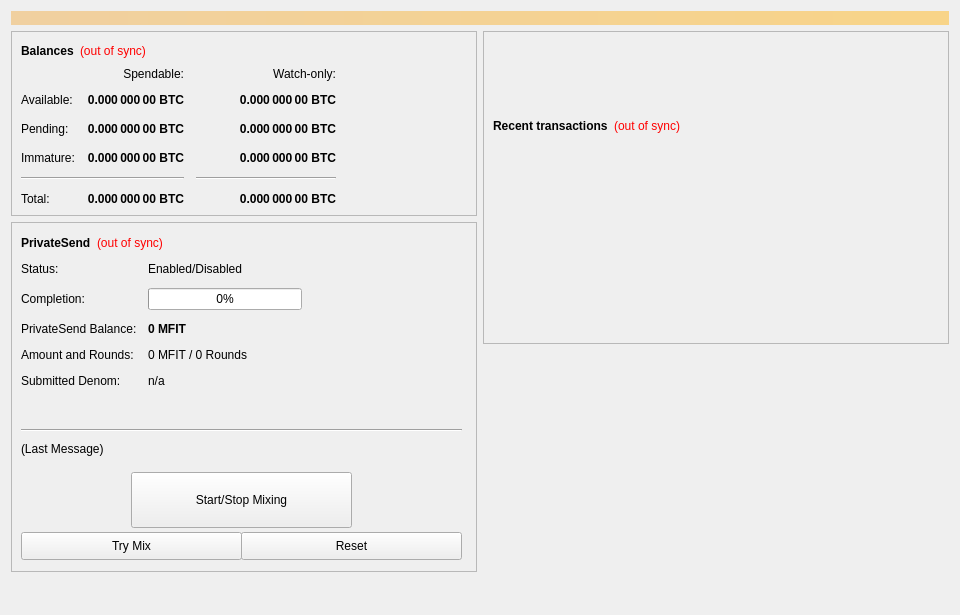
<?xml version="1.0" encoding="UTF-8"?>
<ui version="4.0">
 <class>OverviewPage</class>
 <widget class="QWidget" name="OverviewPage">
  <property name="geometry">
   <rect>
    <x>0</x>
    <y>0</y>
    <width>960</width>
    <height>615</height>
   </rect>
  </property>
  <property name="minimumSize">
   <size>
    <width>960</width>
    <height>0</height>
   </size>
  </property>
  <property name="windowTitle">
   <string>Form</string>
  </property>
  <layout class="QVBoxLayout" name="topLayout">
   <item>
    <widget class="QLabel" name="labelAlerts">
     <property name="visible">
      <bool>false</bool>
     </property>
     <property name="styleSheet">
      <string notr="true">background-color: qlineargradient(x1: 0, y1: 0, x2: 1, y2: 0, stop:0 #F0D0A0, stop:1 #F8D488); color:#000000;</string>
     </property>
     <property name="wordWrap">
      <bool>true</bool>
     </property>
     <property name="margin">
      <number>3</number>
     </property>
    </widget>
   </item>
   <item>
    <layout class="QHBoxLayout" name="horizontalLayout" stretch="1,1">
     <item>
      <layout class="QVBoxLayout" name="verticalLayout_2">
       <item>
        <widget class="QFrame" name="frame">
         <property name="frameShape">
          <enum>QFrame::StyledPanel</enum>
         </property>
         <property name="frameShadow">
          <enum>QFrame::Raised</enum>
         </property>
         <layout class="QVBoxLayout" name="verticalLayout_4">
          <item>
           <layout class="QHBoxLayout" name="horizontalLayout_4">
            <item>
             <widget class="QLabel" name="label_5">
              <property name="font">
               <font>
                <weight>75</weight>
                <bold>true</bold>
               </font>
              </property>
              <property name="text">
               <string>Balances</string>
              </property>
             </widget>
            </item>
            <item>
             <widget class="QLabel" name="labelWalletStatus">
              <property name="cursor">
               <cursorShape>WhatsThisCursor</cursorShape>
              </property>
              <property name="toolTip">
               <string>The displayed information may be out of date. Your wallet automatically synchronizes with the Mfit network after a connection is established, but this process has not completed yet.</string>
              </property>
              <property name="styleSheet">
               <string notr="true">QLabel { color: red; }</string>
              </property>
              <property name="text">
               <string notr="true">(out of sync)</string>
              </property>
              <property name="alignment">
               <set>Qt::AlignLeading|Qt::AlignLeft|Qt::AlignVCenter</set>
              </property>
             </widget>
            </item>
            <item>
             <spacer name="horizontalSpacer_3">
              <property name="orientation">
               <enum>Qt::Horizontal</enum>
              </property>
              <property name="sizeHint" stdset="0">
               <size>
                <width>40</width>
                <height>20</height>
               </size>
              </property>
             </spacer>
            </item>
           </layout>
          </item>
          <item>
           <layout class="QGridLayout" name="gridLayout">
            <property name="spacing">
             <number>12</number>
            </property>
            <item row="2" column="2">
             <widget class="QLabel" name="labelWatchPending">
              <property name="font">
               <font>
                <weight>75</weight>
                <bold>true</bold>
               </font>
              </property>
              <property name="cursor">
               <cursorShape>IBeamCursor</cursorShape>
              </property>
              <property name="toolTip">
               <string>Unconfirmed transactions to watch-only addresses</string>
              </property>
              <property name="text">
               <string notr="true">0.000 000 00 BTC</string>
              </property>
              <property name="alignment">
               <set>Qt::AlignRight|Qt::AlignTrailing|Qt::AlignVCenter</set>
              </property>
              <property name="textInteractionFlags">
               <set>Qt::LinksAccessibleByMouse|Qt::TextSelectableByKeyboard|Qt::TextSelectableByMouse</set>
              </property>
             </widget>
            </item>
            <item row="2" column="1">
             <widget class="QLabel" name="labelUnconfirmed">
              <property name="font">
               <font>
                <weight>75</weight>
                <bold>true</bold>
               </font>
              </property>
              <property name="cursor">
               <cursorShape>IBeamCursor</cursorShape>
              </property>
              <property name="toolTip">
               <string>Total of transactions that have yet to be confirmed, and do not yet count toward the spendable balance</string>
              </property>
              <property name="text">
               <string notr="true">0.000 000 00 BTC</string>
              </property>
              <property name="alignment">
               <set>Qt::AlignRight|Qt::AlignTrailing|Qt::AlignVCenter</set>
              </property>
              <property name="textInteractionFlags">
               <set>Qt::LinksAccessibleByMouse|Qt::TextSelectableByKeyboard|Qt::TextSelectableByMouse</set>
              </property>
             </widget>
            </item>
            <item row="3" column="2">
             <widget class="QLabel" name="labelWatchImmature">
              <property name="font">
               <font>
                <weight>75</weight>
                <bold>true</bold>
               </font>
              </property>
              <property name="cursor">
               <cursorShape>IBeamCursor</cursorShape>
              </property>
              <property name="toolTip">
               <string>Staked or masternode rewards in watch-only addresses that has not yet matured</string>
              </property>
              <property name="text">
               <string notr="true">0.000 000 00 BTC</string>
              </property>
              <property name="alignment">
               <set>Qt::AlignRight|Qt::AlignTrailing|Qt::AlignVCenter</set>
              </property>
              <property name="textInteractionFlags">
               <set>Qt::LinksAccessibleByMouse|Qt::TextSelectableByKeyboard|Qt::TextSelectableByMouse</set>
              </property>
             </widget>
            </item>
            <item row="4" column="0" colspan="2">
             <widget class="Line" name="lineSpendableBalance">
              <property name="orientation">
               <enum>Qt::Horizontal</enum>
              </property>
             </widget>
            </item>
            <item row="4" column="2">
             <widget class="Line" name="lineWatchBalance">
              <property name="sizePolicy">
               <sizepolicy hsizetype="Preferred" vsizetype="Fixed">
                <horstretch>0</horstretch>
                <verstretch>0</verstretch>
               </sizepolicy>
              </property>
              <property name="minimumSize">
               <size>
                <width>140</width>
                <height>0</height>
               </size>
              </property>
              <property name="orientation">
               <enum>Qt::Horizontal</enum>
              </property>
             </widget>
            </item>
            <item row="5" column="0">
             <widget class="QLabel" name="labelTotalText">
              <property name="text">
               <string>Total:</string>
              </property>
             </widget>
            </item>
            <item row="3" column="1">
             <widget class="QLabel" name="labelImmature">
              <property name="font">
               <font>
                <weight>75</weight>
                <bold>true</bold>
               </font>
              </property>
              <property name="cursor">
               <cursorShape>IBeamCursor</cursorShape>
              </property>
              <property name="toolTip">
               <string>Staked or masternode rewards that has not yet matured</string>
              </property>
              <property name="text">
               <string notr="true">0.000 000 00 BTC</string>
              </property>
              <property name="alignment">
               <set>Qt::AlignRight|Qt::AlignTrailing|Qt::AlignVCenter</set>
              </property>
              <property name="textInteractionFlags">
               <set>Qt::LinksAccessibleByMouse|Qt::TextSelectableByKeyboard|Qt::TextSelectableByMouse</set>
              </property>
             </widget>
            </item>
            <item row="2" column="3">
             <spacer name="horizontalSpacer_2">
              <property name="orientation">
               <enum>Qt::Horizontal</enum>
              </property>
              <property name="sizeHint" stdset="0">
               <size>
                <width>40</width>
                <height>20</height>
               </size>
              </property>
             </spacer>
            </item>
            <item row="3" column="0">
             <widget class="QLabel" name="labelImmatureText">
              <property name="text">
               <string>Immature:</string>
              </property>
             </widget>
            </item>
            <item row="5" column="1">
             <widget class="QLabel" name="labelTotal">
              <property name="font">
               <font>
                <weight>75</weight>
                <bold>true</bold>
               </font>
              </property>
              <property name="cursor">
               <cursorShape>IBeamCursor</cursorShape>
              </property>
              <property name="toolTip">
               <string>Your current total balance</string>
              </property>
              <property name="text">
               <string notr="true">0.000 000 00 BTC</string>
              </property>
              <property name="alignment">
               <set>Qt::AlignRight|Qt::AlignTrailing|Qt::AlignVCenter</set>
              </property>
              <property name="textInteractionFlags">
               <set>Qt::LinksAccessibleByMouse|Qt::TextSelectableByKeyboard|Qt::TextSelectableByMouse</set>
              </property>
             </widget>
            </item>
            <item row="5" column="2">
             <widget class="QLabel" name="labelWatchTotal">
              <property name="font">
               <font>
                <weight>75</weight>
                <bold>true</bold>
               </font>
              </property>
              <property name="cursor">
               <cursorShape>IBeamCursor</cursorShape>
              </property>
              <property name="toolTip">
               <string>Current total balance in watch-only addresses</string>
              </property>
              <property name="text">
               <string notr="true">0.000 000 00 BTC</string>
              </property>
              <property name="alignment">
               <set>Qt::AlignRight|Qt::AlignTrailing|Qt::AlignVCenter</set>
              </property>
              <property name="textInteractionFlags">
               <set>Qt::LinksAccessibleByMouse|Qt::TextSelectableByKeyboard|Qt::TextSelectableByMouse</set>
              </property>
             </widget>
            </item>
            <item row="0" column="2">
             <widget class="QLabel" name="labelWatchonly">
              <property name="text">
               <string>Watch-only:</string>
              </property>
              <property name="alignment">
               <set>Qt::AlignRight|Qt::AlignTrailing|Qt::AlignVCenter</set>
              </property>
             </widget>
            </item>
            <item row="1" column="0">
             <widget class="QLabel" name="labelBalanceText">
              <property name="text">
               <string>Available:</string>
              </property>
             </widget>
            </item>
            <item row="1" column="1">
             <widget class="QLabel" name="labelBalance">
              <property name="font">
               <font>
                <weight>75</weight>
                <bold>true</bold>
               </font>
              </property>
              <property name="cursor">
               <cursorShape>IBeamCursor</cursorShape>
              </property>
              <property name="toolTip">
               <string>Your current spendable balance</string>
              </property>
              <property name="text">
               <string notr="true">0.000 000 00 BTC</string>
              </property>
              <property name="alignment">
               <set>Qt::AlignRight|Qt::AlignTrailing|Qt::AlignVCenter</set>
              </property>
              <property name="textInteractionFlags">
               <set>Qt::LinksAccessibleByMouse|Qt::TextSelectableByKeyboard|Qt::TextSelectableByMouse</set>
              </property>
             </widget>
            </item>
            <item row="1" column="2">
             <widget class="QLabel" name="labelWatchAvailable">
              <property name="font">
               <font>
                <weight>75</weight>
                <bold>true</bold>
               </font>
              </property>
              <property name="cursor">
               <cursorShape>IBeamCursor</cursorShape>
              </property>
              <property name="toolTip">
               <string>Your current balance in watch-only addresses</string>
              </property>
              <property name="text">
               <string notr="true">0.000 000 00 BTC</string>
              </property>
              <property name="alignment">
               <set>Qt::AlignRight|Qt::AlignTrailing|Qt::AlignVCenter</set>
              </property>
              <property name="textInteractionFlags">
               <set>Qt::LinksAccessibleByMouse|Qt::TextSelectableByKeyboard|Qt::TextSelectableByMouse</set>
              </property>
             </widget>
            </item>
            <item row="2" column="0">
             <widget class="QLabel" name="labelPendingText">
              <property name="text">
               <string>Pending:</string>
              </property>
             </widget>
            </item>
            <item row="0" column="1">
             <widget class="QLabel" name="labelSpendable">
              <property name="text">
               <string>Spendable:</string>
              </property>
              <property name="alignment">
               <set>Qt::AlignRight|Qt::AlignTrailing|Qt::AlignVCenter</set>
              </property>
             </widget>
            </item>
           </layout>
          </item>
         </layout>
        </widget>
       </item>
       <item>
        <widget class="QFrame" name="framePrivateSend">
         <property name="minimumSize">
          <size>
           <width>0</width>
           <height>350</height>
          </size>
         </property>
         <property name="layoutDirection">
          <enum>Qt::LeftToRight</enum>
         </property>
         <property name="frameShape">
          <enum>QFrame::StyledPanel</enum>
         </property>
         <property name="frameShadow">
          <enum>QFrame::Raised</enum>
         </property>
         <widget class="QWidget" name="formLayoutWidget">
          <property name="geometry">
           <rect>
            <x>10</x>
            <y>40</y>
            <width>451</width>
            <height>161</height>
           </rect>
          </property>
          <layout class="QFormLayout" name="formLayout">
           <property name="fieldGrowthPolicy">
            <enum>QFormLayout::AllNonFixedFieldsGrow</enum>
           </property>
           <property name="horizontalSpacing">
            <number>11</number>
           </property>
           <property name="verticalSpacing">
            <number>12</number>
           </property>
           <item row="0" column="0">
            <widget class="QLabel" name="label_6">
             <property name="text">
              <string>Status:</string>
             </property>
            </widget>
           </item>
           <item row="1" column="0">
            <widget class="QLabel" name="label_7">
             <property name="text">
              <string>Completion:</string>
             </property>
            </widget>
           </item>
           <item row="1" column="1">
            <widget class="QProgressBar" name="privatesendProgress">
             <property name="maximumSize">
              <size>
               <width>154</width>
               <height>16777215</height>
              </size>
             </property>
             <property name="value">
              <number>0</number>
             </property>
            </widget>
           </item>
           <item row="2" column="0">
            <widget class="QLabel" name="labelAnonymizedText">
             <property name="text">
              <string>PrivateSend Balance:</string>
             </property>
            </widget>
           </item>
           <item row="2" column="1">
            <widget class="QLabel" name="labelAnonymized">
             <property name="font">
              <font>
               <weight>75</weight>
               <bold>true</bold>
              </font>
             </property>
             <property name="text">
              <string notr="true">0 MFIT</string>
             </property>
            </widget>
           </item>
           <item row="3" column="0">
            <widget class="QLabel" name="label_8">
             <property name="text">
              <string>Amount and Rounds:</string>
             </property>
            </widget>
           </item>
           <item row="3" column="1">
            <widget class="QLabel" name="labelAmountRounds">
             <property name="text">
              <string>0 MFIT / 0 Rounds</string>
             </property>
            </widget>
           </item>
           <item row="4" column="0">
            <widget class="QLabel" name="label_9">
             <property name="text">
              <string>Submitted Denom:</string>
             </property>
            </widget>
           </item>
           <item row="4" column="1">
            <widget class="QLabel" name="labelSubmittedDenom">
             <property name="toolTip">
              <string>The denominations you submitted to the Masternode.&lt;br&gt;To mix, other users must submit the exact same denominations.</string>
             </property>
             <property name="text">
              <string>n/a</string>
             </property>
            </widget>
           </item>
           <item row="0" column="1">
            <widget class="QLabel" name="privatesendEnabled">
             <property name="text">
              <string>Enabled/Disabled</string>
             </property>
            </widget>
           </item>
          </layout>
         </widget>
         <widget class="QPushButton" name="runAutoDenom">
          <property name="geometry">
           <rect>
            <x>251</x>
            <y>17</y>
            <width>1</width>
            <height>1</height>
           </rect>
          </property>
          <property name="palette">
           <palette>
            <active>
             <colorrole role="WindowText">
              <brush brushstyle="SolidPattern">
               <color alpha="255">
                <red>0</red>
                <green>0</green>
                <blue>0</blue>
               </color>
              </brush>
             </colorrole>
             <colorrole role="Button">
              <brush brushstyle="SolidPattern">
               <color alpha="255">
                <red>239</red>
                <green>238</green>
                <blue>238</blue>
               </color>
              </brush>
             </colorrole>
             <colorrole role="Light">
              <brush brushstyle="SolidPattern">
               <color alpha="255">
                <red>255</red>
                <green>255</green>
                <blue>255</blue>
               </color>
              </brush>
             </colorrole>
             <colorrole role="Midlight">
              <brush brushstyle="SolidPattern">
               <color alpha="255">
                <red>247</red>
                <green>246</green>
                <blue>246</blue>
               </color>
              </brush>
             </colorrole>
             <colorrole role="Dark">
              <brush brushstyle="SolidPattern">
               <color alpha="255">
                <red>119</red>
                <green>119</green>
                <blue>119</blue>
               </color>
              </brush>
             </colorrole>
             <colorrole role="Mid">
              <brush brushstyle="SolidPattern">
               <color alpha="255">
                <red>159</red>
                <green>159</green>
                <blue>159</blue>
               </color>
              </brush>
             </colorrole>
             <colorrole role="Text">
              <brush brushstyle="SolidPattern">
               <color alpha="255">
                <red>0</red>
                <green>0</green>
                <blue>0</blue>
               </color>
              </brush>
             </colorrole>
             <colorrole role="BrightText">
              <brush brushstyle="SolidPattern">
               <color alpha="255">
                <red>255</red>
                <green>255</green>
                <blue>255</blue>
               </color>
              </brush>
             </colorrole>
             <colorrole role="ButtonText">
              <brush brushstyle="SolidPattern">
               <color alpha="255">
                <red>0</red>
                <green>0</green>
                <blue>0</blue>
               </color>
              </brush>
             </colorrole>
             <colorrole role="Base">
              <brush brushstyle="SolidPattern">
               <color alpha="255">
                <red>255</red>
                <green>255</green>
                <blue>255</blue>
               </color>
              </brush>
             </colorrole>
             <colorrole role="Window">
              <brush brushstyle="SolidPattern">
               <color alpha="255">
                <red>239</red>
                <green>238</green>
                <blue>238</blue>
               </color>
              </brush>
             </colorrole>
             <colorrole role="Shadow">
              <brush brushstyle="SolidPattern">
               <color alpha="255">
                <red>0</red>
                <green>0</green>
                <blue>0</blue>
               </color>
              </brush>
             </colorrole>
             <colorrole role="AlternateBase">
              <brush brushstyle="SolidPattern">
               <color alpha="255">
                <red>247</red>
                <green>246</green>
                <blue>246</blue>
               </color>
              </brush>
             </colorrole>
             <colorrole role="ToolTipBase">
              <brush brushstyle="SolidPattern">
               <color alpha="255">
                <red>255</red>
                <green>255</green>
                <blue>220</blue>
               </color>
              </brush>
             </colorrole>
             <colorrole role="ToolTipText">
              <brush brushstyle="SolidPattern">
               <color alpha="255">
                <red>0</red>
                <green>0</green>
                <blue>0</blue>
               </color>
              </brush>
             </colorrole>
            </active>
            <inactive>
             <colorrole role="WindowText">
              <brush brushstyle="SolidPattern">
               <color alpha="255">
                <red>0</red>
                <green>0</green>
                <blue>0</blue>
               </color>
              </brush>
             </colorrole>
             <colorrole role="Button">
              <brush brushstyle="SolidPattern">
               <color alpha="255">
                <red>239</red>
                <green>238</green>
                <blue>238</blue>
               </color>
              </brush>
             </colorrole>
             <colorrole role="Light">
              <brush brushstyle="SolidPattern">
               <color alpha="255">
                <red>255</red>
                <green>255</green>
                <blue>255</blue>
               </color>
              </brush>
             </colorrole>
             <colorrole role="Midlight">
              <brush brushstyle="SolidPattern">
               <color alpha="255">
                <red>247</red>
                <green>246</green>
                <blue>246</blue>
               </color>
              </brush>
             </colorrole>
             <colorrole role="Dark">
              <brush brushstyle="SolidPattern">
               <color alpha="255">
                <red>119</red>
                <green>119</green>
                <blue>119</blue>
               </color>
              </brush>
             </colorrole>
             <colorrole role="Mid">
              <brush brushstyle="SolidPattern">
               <color alpha="255">
                <red>159</red>
                <green>159</green>
                <blue>159</blue>
               </color>
              </brush>
             </colorrole>
             <colorrole role="Text">
              <brush brushstyle="SolidPattern">
               <color alpha="255">
                <red>0</red>
                <green>0</green>
                <blue>0</blue>
               </color>
              </brush>
             </colorrole>
             <colorrole role="BrightText">
              <brush brushstyle="SolidPattern">
               <color alpha="255">
                <red>255</red>
                <green>255</green>
                <blue>255</blue>
               </color>
              </brush>
             </colorrole>
             <colorrole role="ButtonText">
              <brush brushstyle="SolidPattern">
               <color alpha="255">
                <red>0</red>
                <green>0</green>
                <blue>0</blue>
               </color>
              </brush>
             </colorrole>
             <colorrole role="Base">
              <brush brushstyle="SolidPattern">
               <color alpha="255">
                <red>255</red>
                <green>255</green>
                <blue>255</blue>
               </color>
              </brush>
             </colorrole>
             <colorrole role="Window">
              <brush brushstyle="SolidPattern">
               <color alpha="255">
                <red>239</red>
                <green>238</green>
                <blue>238</blue>
               </color>
              </brush>
             </colorrole>
             <colorrole role="Shadow">
              <brush brushstyle="SolidPattern">
               <color alpha="255">
                <red>0</red>
                <green>0</green>
                <blue>0</blue>
               </color>
              </brush>
             </colorrole>
             <colorrole role="AlternateBase">
              <brush brushstyle="SolidPattern">
               <color alpha="255">
                <red>247</red>
                <green>246</green>
                <blue>246</blue>
               </color>
              </brush>
             </colorrole>
             <colorrole role="ToolTipBase">
              <brush brushstyle="SolidPattern">
               <color alpha="255">
                <red>255</red>
                <green>255</green>
                <blue>220</blue>
               </color>
              </brush>
             </colorrole>
             <colorrole role="ToolTipText">
              <brush brushstyle="SolidPattern">
               <color alpha="255">
                <red>0</red>
                <green>0</green>
                <blue>0</blue>
               </color>
              </brush>
             </colorrole>
            </inactive>
            <disabled>
             <colorrole role="WindowText">
              <brush brushstyle="SolidPattern">
               <color alpha="255">
                <red>119</red>
                <green>119</green>
                <blue>119</blue>
               </color>
              </brush>
             </colorrole>
             <colorrole role="Button">
              <brush brushstyle="SolidPattern">
               <color alpha="255">
                <red>239</red>
                <green>238</green>
                <blue>238</blue>
               </color>
              </brush>
             </colorrole>
             <colorrole role="Light">
              <brush brushstyle="SolidPattern">
               <color alpha="255">
                <red>255</red>
                <green>255</green>
                <blue>255</blue>
               </color>
              </brush>
             </colorrole>
             <colorrole role="Midlight">
              <brush brushstyle="SolidPattern">
               <color alpha="255">
                <red>247</red>
                <green>246</green>
                <blue>246</blue>
               </color>
              </brush>
             </colorrole>
             <colorrole role="Dark">
              <brush brushstyle="SolidPattern">
               <color alpha="255">
                <red>119</red>
                <green>119</green>
                <blue>119</blue>
               </color>
              </brush>
             </colorrole>
             <colorrole role="Mid">
              <brush brushstyle="SolidPattern">
               <color alpha="255">
                <red>159</red>
                <green>159</green>
                <blue>159</blue>
               </color>
              </brush>
             </colorrole>
             <colorrole role="Text">
              <brush brushstyle="SolidPattern">
               <color alpha="255">
                <red>119</red>
                <green>119</green>
                <blue>119</blue>
               </color>
              </brush>
             </colorrole>
             <colorrole role="BrightText">
              <brush brushstyle="SolidPattern">
               <color alpha="255">
                <red>255</red>
                <green>255</green>
                <blue>255</blue>
               </color>
              </brush>
             </colorrole>
             <colorrole role="ButtonText">
              <brush brushstyle="SolidPattern">
               <color alpha="255">
                <red>119</red>
                <green>119</green>
                <blue>119</blue>
               </color>
              </brush>
             </colorrole>
             <colorrole role="Base">
              <brush brushstyle="SolidPattern">
               <color alpha="255">
                <red>239</red>
                <green>238</green>
                <blue>238</blue>
               </color>
              </brush>
             </colorrole>
             <colorrole role="Window">
              <brush brushstyle="SolidPattern">
               <color alpha="255">
                <red>239</red>
                <green>238</green>
                <blue>238</blue>
               </color>
              </brush>
             </colorrole>
             <colorrole role="Shadow">
              <brush brushstyle="SolidPattern">
               <color alpha="255">
                <red>0</red>
                <green>0</green>
                <blue>0</blue>
               </color>
              </brush>
             </colorrole>
             <colorrole role="AlternateBase">
              <brush brushstyle="SolidPattern">
               <color alpha="255">
                <red>239</red>
                <green>238</green>
                <blue>238</blue>
               </color>
              </brush>
             </colorrole>
             <colorrole role="ToolTipBase">
              <brush brushstyle="SolidPattern">
               <color alpha="255">
                <red>255</red>
                <green>255</green>
                <blue>220</blue>
               </color>
              </brush>
             </colorrole>
             <colorrole role="ToolTipText">
              <brush brushstyle="SolidPattern">
               <color alpha="255">
                <red>0</red>
                <green>0</green>
                <blue>0</blue>
               </color>
              </brush>
             </colorrole>
            </disabled>
           </palette>
          </property>
          <property name="focusPolicy">
           <enum>Qt::NoFocus</enum>
          </property>
          <property name="autoFillBackground">
           <bool>true</bool>
          </property>
          <property name="text">
           <string/>
          </property>
          <property name="flat">
           <bool>true</bool>
          </property>
         </widget>
         <widget class="QPushButton" name="togglePrivateSend">
          <property name="geometry">
           <rect>
            <x>120</x>
            <y>250</y>
            <width>221</width>
            <height>56</height>
           </rect>
          </property>
          <property name="sizePolicy">
           <sizepolicy hsizetype="MinimumExpanding" vsizetype="Fixed">
            <horstretch>0</horstretch>
            <verstretch>0</verstretch>
           </sizepolicy>
          </property>
          <property name="text">
           <string>Start/Stop Mixing</string>
          </property>
         </widget>
         <widget class="Line" name="lineLastMessage">
          <property name="geometry">
           <rect>
            <x>10</x>
            <y>200</y>
            <width>441</width>
            <height>16</height>
           </rect>
          </property>
          <property name="orientation">
           <enum>Qt::Horizontal</enum>
          </property>
         </widget>
         <widget class="QLabel" name="privatesendStatus">
          <property name="geometry">
           <rect>
            <x>10</x>
            <y>220</y>
            <width>451</width>
            <height>61</height>
           </rect>
          </property>
          <property name="minimumSize">
           <size>
            <width>288</width>
            <height>43</height>
           </size>
          </property>
          <property name="text">
           <string>(Last Message)</string>
          </property>
          <property name="alignment">
           <set>Qt::AlignLeading|Qt::AlignLeft|Qt::AlignTop</set>
          </property>
          <property name="wordWrap">
           <bool>true</bool>
          </property>
         </widget>
         <widget class="QPushButton" name="privatesendAuto">
          <property name="geometry">
           <rect>
            <x>10</x>
            <y>310</y>
            <width>221</width>
            <height>28</height>
           </rect>
          </property>
          <property name="sizePolicy">
           <sizepolicy hsizetype="MinimumExpanding" vsizetype="Fixed">
            <horstretch>0</horstretch>
            <verstretch>0</verstretch>
           </sizepolicy>
          </property>
          <property name="toolTip">
           <string>Try to manually submit a PrivateSend request.</string>
          </property>
          <property name="text">
           <string>Try Mix</string>
          </property>
         </widget>
         <widget class="QPushButton" name="privatesendReset">
          <property name="geometry">
           <rect>
            <x>230</x>
            <y>310</y>
            <width>221</width>
            <height>28</height>
           </rect>
          </property>
          <property name="sizePolicy">
           <sizepolicy hsizetype="MinimumExpanding" vsizetype="Fixed">
            <horstretch>0</horstretch>
            <verstretch>0</verstretch>
           </sizepolicy>
          </property>
          <property name="toolTip">
           <string>Reset the current status of PrivateSend (can interrupt PrivateSend if it's in the process of Mixing, which can cost you money!)</string>
          </property>
          <property name="autoFillBackground">
           <bool>false</bool>
          </property>
          <property name="text">
           <string>Reset</string>
          </property>
         </widget>
         <widget class="QWidget" name="layoutWidget">
          <property name="geometry">
           <rect>
            <x>10</x>
            <y>10</y>
            <width>431</width>
            <height>22</height>
           </rect>
          </property>
          <layout class="QHBoxLayout" name="horizontalLayout_5">
           <item>
            <widget class="QLabel" name="label_2">
             <property name="font">
              <font>
               <weight>75</weight>
               <bold>true</bold>
              </font>
             </property>
             <property name="text">
              <string>PrivateSend</string>
             </property>
            </widget>
           </item>
           <item>
            <widget class="QLabel" name="labelPrivateSendSyncStatus">
             <property name="toolTip">
              <string>The displayed information may be out of date. Your wallet automatically synchronizes with the Mfit network after a connection is established, but this process has not completed yet.</string>
             </property>
             <property name="styleSheet">
              <string notr="true">QLabel { color: red; }</string>
             </property>
             <property name="text">
              <string notr="true">(out of sync)</string>
             </property>
             <property name="alignment">
              <set>Qt::AlignLeading|Qt::AlignLeft|Qt::AlignVCenter</set>
             </property>
            </widget>
           </item>
           <item>
            <spacer name="horizontalSpacer_4">
             <property name="orientation">
              <enum>Qt::Horizontal</enum>
             </property>
             <property name="sizeHint" stdset="0">
              <size>
               <width>40</width>
               <height>20</height>
              </size>
             </property>
            </spacer>
           </item>
          </layout>
         </widget>
        </widget>
       </item>
       <item>
        <spacer name="verticalSpacer">
         <property name="orientation">
          <enum>Qt::Vertical</enum>
         </property>
         <property name="sizeHint" stdset="0">
          <size>
           <width>20</width>
           <height>40</height>
          </size>
         </property>
        </spacer>
       </item>
      </layout>
     </item>
     <item>
      <layout class="QVBoxLayout" name="verticalLayout_3">
       <item>
        <widget class="QFrame" name="frame_2">
         <property name="frameShape">
          <enum>QFrame::StyledPanel</enum>
         </property>
         <property name="frameShadow">
          <enum>QFrame::Raised</enum>
         </property>
         <layout class="QVBoxLayout" name="verticalLayout">
          <item>
           <spacer name="verticalSpacer_3">
            <property name="orientation">
             <enum>Qt::Vertical</enum>
            </property>
            <property name="sizeType">
             <enum>QSizePolicy::Fixed</enum>
            </property>
            <property name="sizeHint" stdset="0">
             <size>
              <width>20</width>
              <height>75</height>
             </size>
            </property>
           </spacer>
          </item>
          <item>
           <layout class="QHBoxLayout" name="horizontalLayout_2">
            <item>
             <widget class="QLabel" name="label_4">
              <property name="font">
               <font>
                <weight>75</weight>
                <bold>true</bold>
               </font>
              </property>
              <property name="text">
               <string>Recent transactions</string>
              </property>
             </widget>
            </item>
            <item>
             <widget class="QLabel" name="labelTransactionsStatus">
              <property name="cursor">
               <cursorShape>WhatsThisCursor</cursorShape>
              </property>
              <property name="toolTip">
               <string>The displayed information may be out of date. Your wallet automatically synchronizes with the Mfit network after a connection is established, but this process has not completed yet.</string>
              </property>
              <property name="styleSheet">
               <string notr="true">QLabel { color: red; }</string>
              </property>
              <property name="text">
               <string notr="true">(out of sync)</string>
              </property>
              <property name="alignment">
               <set>Qt::AlignRight|Qt::AlignTrailing|Qt::AlignVCenter</set>
              </property>
             </widget>
            </item>
            <item>
             <spacer name="horizontalSpacer">
              <property name="orientation">
               <enum>Qt::Horizontal</enum>
              </property>
              <property name="sizeHint" stdset="0">
               <size>
                <width>40</width>
                <height>20</height>
               </size>
              </property>
             </spacer>
            </item>
           </layout>
          </item>
          <item>
           <widget class="QListView" name="listTransactions">
            <property name="styleSheet">
             <string notr="true">QListView { background: transparent; }</string>
            </property>
            <property name="frameShape">
             <enum>QFrame::NoFrame</enum>
            </property>
            <property name="verticalScrollBarPolicy">
             <enum>Qt::ScrollBarAlwaysOff</enum>
            </property>
            <property name="horizontalScrollBarPolicy">
             <enum>Qt::ScrollBarAlwaysOff</enum>
            </property>
            <property name="selectionMode">
             <enum>QAbstractItemView::NoSelection</enum>
            </property>
           </widget>
          </item>
         </layout>
        </widget>
       </item>
       <item>
        <spacer name="verticalSpacer_2">
         <property name="orientation">
          <enum>Qt::Vertical</enum>
         </property>
         <property name="sizeType">
          <enum>QSizePolicy::Expanding</enum>
         </property>
         <property name="sizeHint" stdset="0">
          <size>
           <width>20</width>
           <height>40</height>
          </size>
         </property>
        </spacer>
       </item>
      </layout>
     </item>
    </layout>
   </item>
  </layout>
 </widget>
 <resources/>
 <connections/>
</ui>
